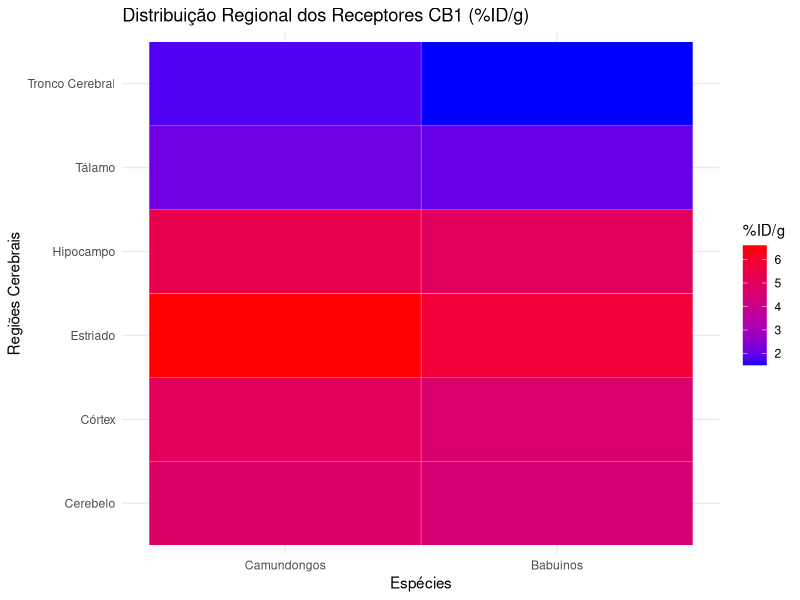

Write the R code that produced this figure.

library(ggplot2)

# Dados de distribuição regional
dados_regiao <- data.frame(
  Regiao = c("Estriado", "Hipocampo", "Córtex", "Cerebelo", "Tálamo", "Tronco Cerebral"),
  Camundongos = c(6.6, 5.4, 5.1, 4.8, 2.1, 1.8),
  Babuinos = c(5.8, 5.0, 4.7, 4.5, 2.0, 1.5)
)

# Converter os dados para formato longo
library(reshape2) # Para conversão
dados_longos <- melt(dados_regiao, id.vars = "Regiao", variable.name = "Especie", value.name = "Percentual")

# Criar o mapa de calor
ggplot(dados_longos, aes(x = Especie, y = Regiao, fill = Percentual)) +
  geom_tile(color = "white") +
  scale_fill_gradient(low = "blue", high = "red") +
  labs(
    title = "Distribuição Regional dos Receptores CB1 (%ID/g)",
    x = "Espécies",
    y = "Regiões Cerebrais",
    fill = "%ID/g"
  ) +
  theme_minimal()
